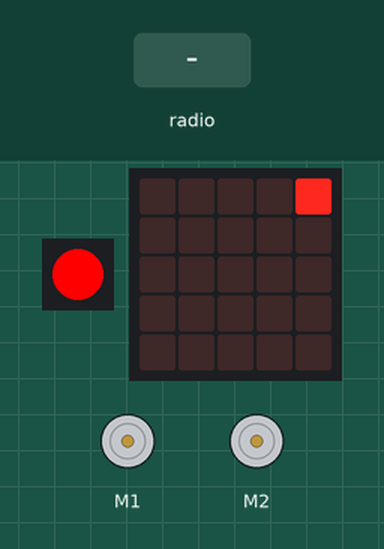
Recording of a program running on a simulated Calliope mini (MakeCode). Shown: 1 RGB LEDs in strip order, left to right, the board's 5×5 LED display, 2 × DC motor (green arrow = forward, orange = backward, longer = faster). The inputs (shaded band) are chosen by the test bench.

Above: at 1.2 s.
1.3 s: radio message "G=100" arrives
At 2.3 s:
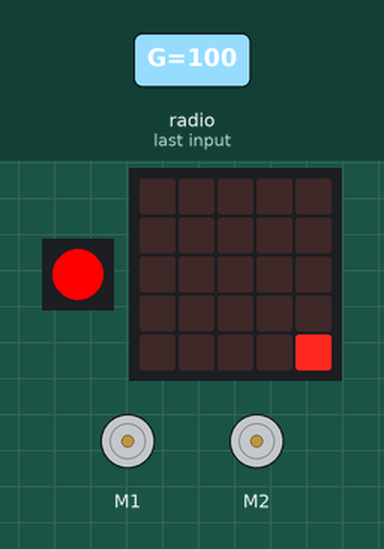
3.3 s: radio message "R=1" arrives
At 4.3 s:
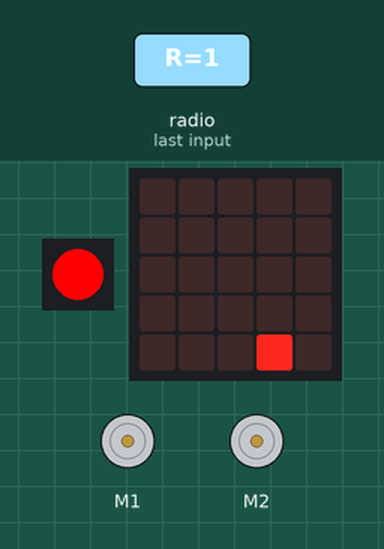
5.3 s: radio message "G=1" arrives
At 7.0 s:
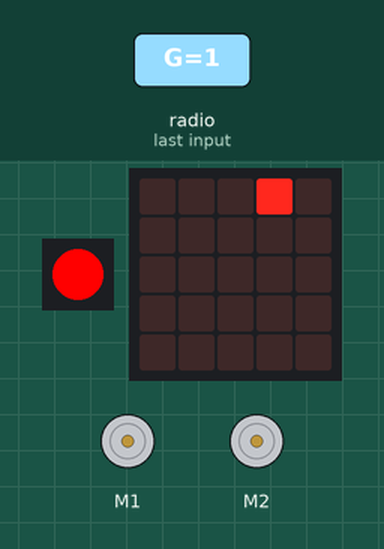
7.3 s: radio message "R=100" arrives
At 8.8 s:
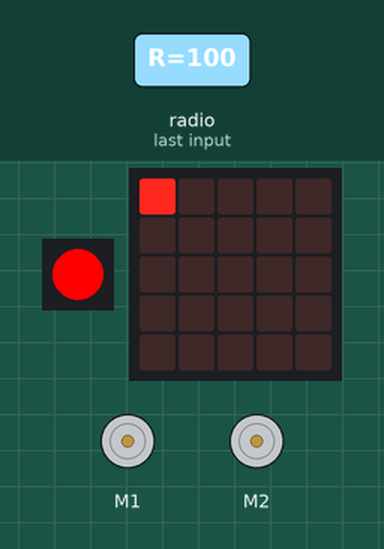
9.3 s: radio message "G=100" arrives
At 10.4 s:
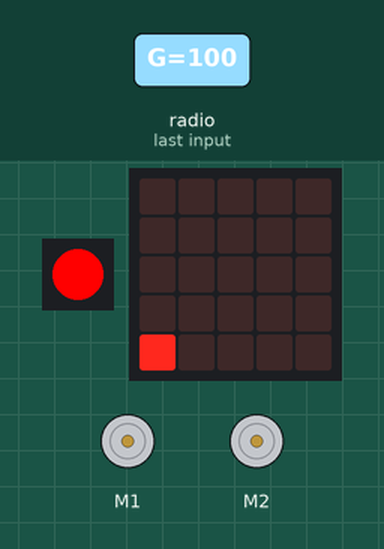
11.3 s: radio message "R=0" arrives
At 11.56 s:
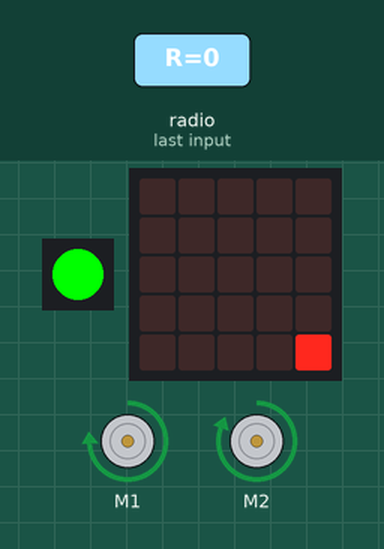
Timing chart, 0 to 14.3 s (numbered marks = the images above; inputs shaded):
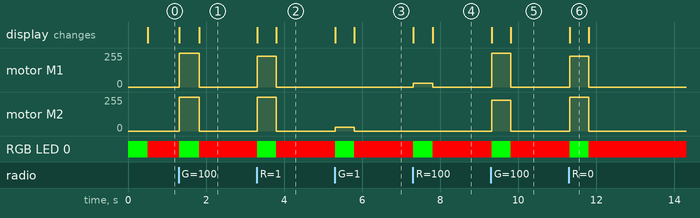

The program:

main.ts
```typescript
radio.onReceivedValue(function (name, value) {
    ZeitstempelEmpfangen = input.runningTime()
    if (name == "G") {
        Geschwindigkeit = value
    } else if (name == "R") {
        Richtung = value
        RichtungMotor = Math.map(Richtung, 0, 100, -10, 10)
    }
})
let LedY = 0
let LedX = 0
let RichtungMotor = 0
let Richtung = 0
let Geschwindigkeit = 0
let ZeitstempelEmpfangen = 0
radio.setGroup(1)
let Timeout = 500
basic.setLedColor(0xff0000)
serial.redirectToUSB()
basic.forever(function () {
    if (input.runningTime() < ZeitstempelEmpfangen + Timeout) {
        basic.setLedColor(0x00ff00)
        led.unplot(LedX, LedY)
        LedX = Math.map(Richtung, 0, 100, 4, 0)
        LedY = Math.map(Geschwindigkeit, 0, 100, 0, 4)
        led.plot(LedX, LedY)
        if (false) {
            serial.writeLine("" + convertToText(Math.constrain(Geschwindigkeit + RichtungMotor, 0, 100)) + "-" + Math.constrain(Geschwindigkeit - RichtungMotor, 0, 100))
        }
        motors.dualMotorPower(Motor.A, Math.constrain(Geschwindigkeit + RichtungMotor, 0, 100))
        motors.dualMotorPower(Motor.B, Math.constrain(Geschwindigkeit - RichtungMotor, 0, 100))
    } else {
        basic.setLedColor(0xff0000)
        motors.dualMotorPower(Motor.A, 0)
        motors.dualMotorPower(Motor.B, 0)
    }
})
```

test.ts
```typescript
// Hier kann man Tests durchführen; diese Datei wird nicht kompiliert, wenn dieses Paket als Erweiterung verwendet wird.
```

Measured:
- after the input at 1.3 s, motor M1, motor M2: stopped → forward 255/255 at once, → stopped 0.51 s later; RGB LED 0: RGB(255, 0, 0) → RGB(0, 255, 0) at once, → RGB(255, 0, 0) 0.51 s later; the display: first changes at once (image 1 shows a later state)
- after the input at 3.3 s, motor M1: stopped → forward 230/255 at once, → stopped 0.49 s later; motor M2: stopped → forward 255/255 at once, → stopped 0.49 s later; RGB LED 0: RGB(255, 0, 0) → RGB(0, 255, 0) at once, → RGB(255, 0, 0) 0.49 s later; the display: first changes at once (image 2 shows a later state)
- after the input at 5.3 s, motor M2: stopped → forward 28/255 at once, → stopped 0.49 s later; RGB LED 0: RGB(255, 0, 0) → RGB(0, 255, 0) at once, → RGB(255, 0, 0) 0.49 s later; the display: first changes at once (image 3 shows a later state)
- after the input at 7.3 s, motor M1: stopped → forward 28/255 at once, → stopped 0.49 s later; RGB LED 0: RGB(255, 0, 0) → RGB(0, 255, 0) at once, → RGB(255, 0, 0) 0.49 s later; the display: first changes at once (image 4 shows a later state)
- after the input at 9.3 s, motor M1: stopped → forward 255/255 at once, → stopped 0.49 s later; motor M2: stopped → forward 230/255 at once, → stopped 0.49 s later; RGB LED 0: RGB(255, 0, 0) → RGB(0, 255, 0) at once, → RGB(255, 0, 0) 0.49 s later; the display: first changes at once (image 5 shows a later state)
- after the input at 11.3 s, motor M1: stopped → forward 230/255 at once, → stopped 0.49 s later; motor M2: stopped → forward 255/255 at once, → stopped 0.49 s later; RGB LED 0: RGB(255, 0, 0) → RGB(0, 255, 0) at once, → RGB(255, 0, 0) 0.49 s later; the display: changes at once (image 6)
- what the display in image 6 shows lasts 0.5 s, from 11.3 s to 11.8 s
